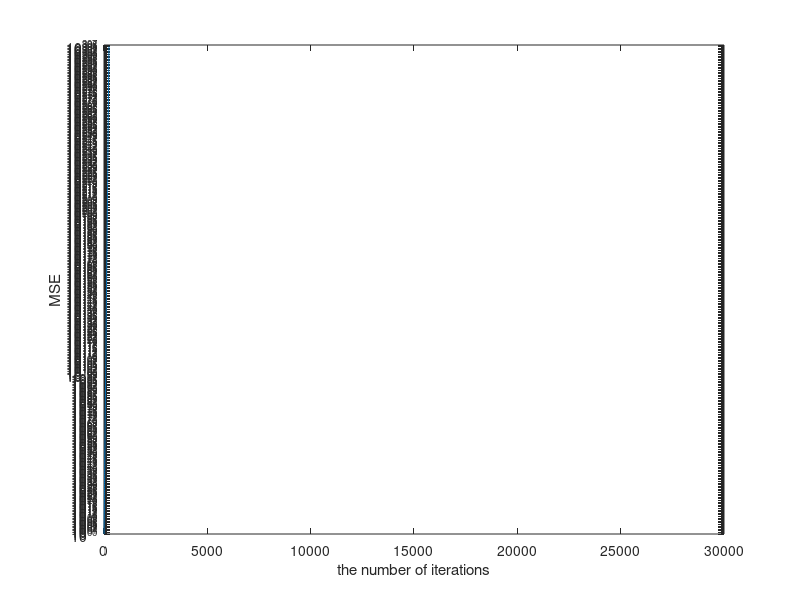

This chart was generated by the following MATLAB code:
%% Adaptive Line Enhancement(LMS algorithm)
clear;clc;
tic
n=1:30000;
a=sqrt(2);sigma2=0.001;
w0=input("enter the desired frequency:"); 
N=input("enter the length of the filter:");
R=toeplitz((a^2/2)*cos(w0*(0:N-1)))+sigma2*eye(N);% generate the correlation matrix eye:generate a unit matrix
M=input("enter the misadjustment:");
miu=M/trace(R);
MSE=zeros(1,30000);
ytest=zeros(1,30000);
for j=1:100
    w=zeros(1,N);
    x=a*sin(w0*n+2*pi*randn)+sqrt(sigma2)*randn(1,length(n));
for i=1:20000
    x1=x(i+N-1:-1:i);
    d=x(i+N);
    y=w*x1';
    ytest(i)=y;
    e=d-y;MSE(i)=MSE(i)+e^2;
    w=w+2*miu*e*x1;
end
end
MSE=MSE/100;
semilogy(MSE);
xlabel("the number of iterations");ylabel("MSE");
toc